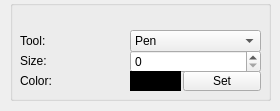
<?xml version="1.0" encoding="UTF-8"?>
<ui version="4.0">
 <class>ToolWindow</class>
 <widget class="QWidget" name="ToolWindow">
  <property name="geometry">
   <rect>
    <x>0</x>
    <y>0</y>
    <width>280</width>
    <height>111</height>
   </rect>
  </property>
  <property name="windowTitle">
   <string>Form</string>
  </property>
  <widget class="QGroupBox" name="groupBox">
   <property name="geometry">
    <rect>
     <x>10</x>
     <y>0</y>
     <width>261</width>
     <height>101</height>
    </rect>
   </property>
   <property name="title">
    <string/>
   </property>
   <widget class="QLabel" name="label">
    <property name="geometry">
     <rect>
      <x>10</x>
      <y>30</y>
      <width>59</width>
      <height>21</height>
     </rect>
    </property>
    <property name="text">
     <string>Tool:</string>
    </property>
   </widget>
   <widget class="QComboBox" name="toolBox">
    <property name="geometry">
     <rect>
      <x>120</x>
      <y>30</y>
      <width>131</width>
      <height>22</height>
     </rect>
    </property>
    <item>
     <property name="text">
      <string>Pen</string>
     </property>
    </item>
    <item>
     <property name="text">
      <string>Eraser</string>
     </property>
    </item>
    <item>
     <property name="text">
      <string>Bucket</string>
     </property>
    </item>
   </widget>
   <widget class="QLabel" name="label_2">
    <property name="geometry">
     <rect>
      <x>10</x>
      <y>50</y>
      <width>59</width>
      <height>21</height>
     </rect>
    </property>
    <property name="text">
     <string>Size:</string>
    </property>
   </widget>
   <widget class="QSpinBox" name="spinBox">
    <property name="geometry">
     <rect>
      <x>120</x>
      <y>50</y>
      <width>131</width>
      <height>23</height>
     </rect>
    </property>
   </widget>
   <widget class="QLabel" name="label_3">
    <property name="geometry">
     <rect>
      <x>10</x>
      <y>70</y>
      <width>59</width>
      <height>21</height>
     </rect>
    </property>
    <property name="text">
     <string>Color:</string>
    </property>
   </widget>
   <widget class="QLabel" name="colorPreview">
    <property name="geometry">
     <rect>
      <x>120</x>
      <y>71</y>
      <width>51</width>
      <height>20</height>
     </rect>
    </property>
    <property name="styleSheet">
     <string notr="true">background-color: rgb(0, 0, 0);</string>
    </property>
    <property name="text">
     <string/>
    </property>
   </widget>
   <widget class="QPushButton" name="setColor">
    <property name="geometry">
     <rect>
      <x>173</x>
      <y>71</y>
      <width>78</width>
      <height>20</height>
     </rect>
    </property>
    <property name="text">
     <string>Set</string>
    </property>
   </widget>
  </widget>
 </widget>
 <resources/>
 <connections/>
</ui>
